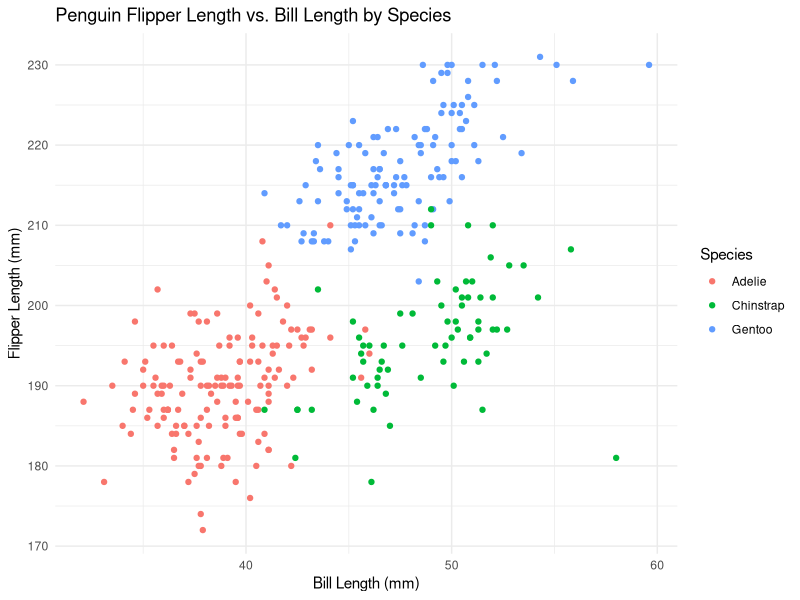

Reproduce this figure in R.
## ---- chunk 1
knitr::opts_chunk$set(echo = TRUE)
## ---- chunk 2
#Uploading data
data("penguins", package = "palmerpenguins")

#Exploring Variables
head(penguins)
colnames(penguins)
## ---- chunk 3
#Size of dataset
nrow(penguins)
ncol(penguins)
## ---- chunk 4
#Mean flipper length
mean_flipper_length <- mean(penguins$flipper_length_mm, na.rm=TRUE)
## ---- chunk 5
#Plot of flipper length vs. bill length, colored by species
library(ggplot2)
penguin_scatterplot <- 
ggplot(penguins, aes(x=bill_length_mm, y=flipper_length_mm, 
color= species)) + 
geom_point() +
labs(title="Penguin Flipper Length vs. Bill Length by Species",
    x = "Bill Length (mm)",
    y = "Flipper Length (mm)",
    color = "Species") +
    theme_minimal()

#Saving Plot
ggsave(
  filename = "penguin_scatterplot.png",
  plot = penguin_scatterplot,
  width = 6,
  height = 4,
  dpi = 300
)

#Create dataframe
hw1_df <- data.frame(normal_sample = rnorm(10, mean = 0, sd = 1),
is_positive = logical(10),
character_vector = c("Apple", "Banana", "Cherry", "Raspberry", "Elderberry", 
                     "Fig", "Lime", "Honeydew", "Kiwi", "Lemon"),
factor_vector=factor(sample(c("Low", "Medium", "High"), 10, replace = TRUE))
)

hw1_df$is_positive <- hw1_df$normal_sample > 0

print(hw1_df)

#Calculating means
mean(hw1_df$normal_sample)
mean(hw1_df$is_positive)
mean(hw1_df$character_vector)
mean(hw1_df$factor_vector)
